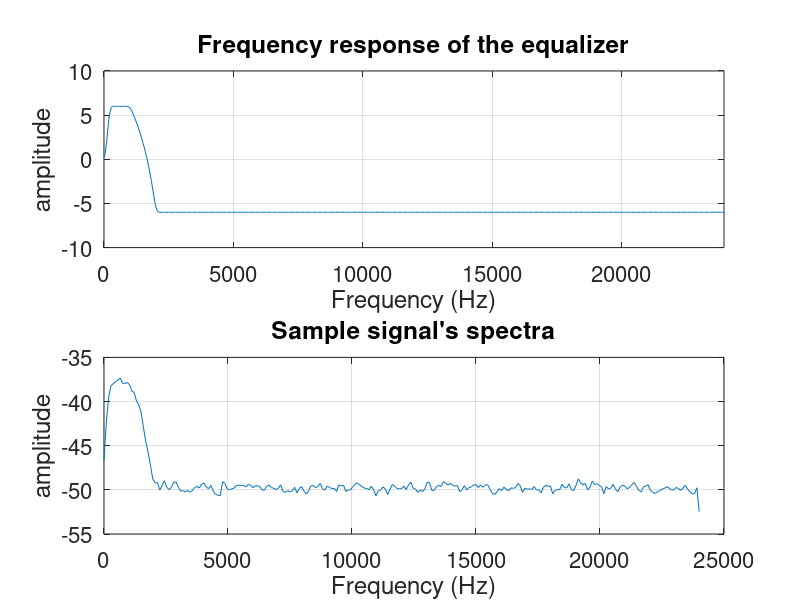
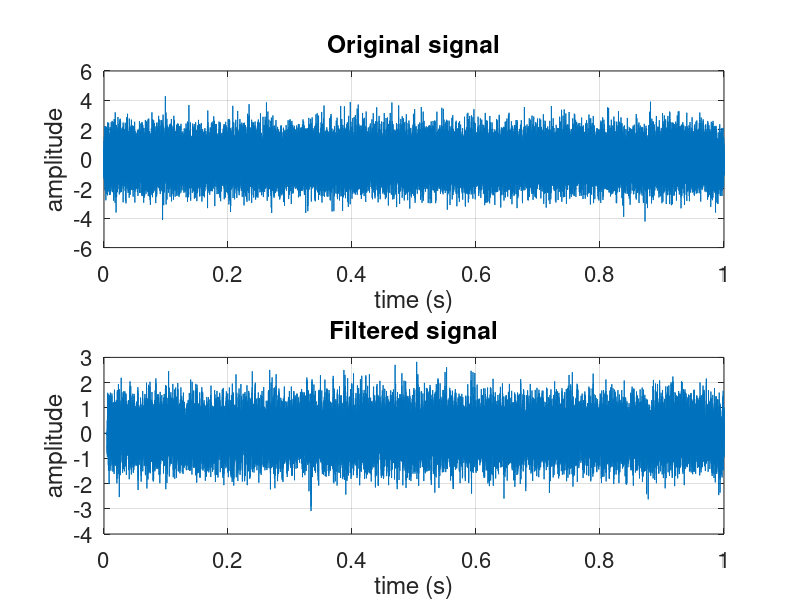

MATLAB code for these plots, in order:
% test_linear_phase_equalizer_design.m
% Design and visualize a linear phase equalizer filter
% 
%   Reza Sameni, 2024
%   The Open-Source Electrophysiological Toolbox
%   https://github.com/alphanumericslab/OSET

% Context: let's say we have a signal with spectrum S_source(f), which we
% want to equalize to a target spectrum S_target(f). From stochastic
% process theory, this can be achived with a filter with squared magnitude
% response: |H(f)|^2 = S_target(f)./S_source(f). The following can be
% performed to design the filter's magnitude response |H(f)|:

% Clear the environment
clear; close all; clc;

fs = 48000; % Sampling frequency in Hz

% Step 1: define the desired frequency response (by visualizing |H(f)|)

% Normalized frequency bands (0 to Nyquist) - change these according to |H(f)|
f = [0 100 200 1000 2000 24000]/(fs/2);

% Desired amplitude response in each band - change these according to |H(f)|
% a = [1 1 2 2 0.5 0.5]; % in linear scale
a = 10.^([0 0 6 6 -6 -6] / 20); % in dB scale

% Step 2: design the filter
N = 500; % Filter order (change as per need)
% FIR filter coefficients using frequency sampling
b = fir2(N, f, a); 

[H, W] = freqz(b,1,512,fs); % the filter's frequency response

% Alternatively, using least squares FIR filter design
% b = firls(N, f, a);

% Step 3: apply the filter on sample signals

t = 0:1/fs:1-1/fs; % time vector

% Sine wave:
% x = sin(2*pi*500*t) + 0.5*sin(2*pi*1500*t); % Example signal with two frequencies (change as needed)

% Random input:
x = randn(1, length(t));

y = filter(b, 1, x); % Apply the equalizer

% Visualize the results
figure
subplot(211)
plot(W, 20*log10(abs(H)))
xlim([W(1), W(end)])
grid on
title('Frequency response of the equalizer')
xlabel('Frequency (Hz)')
ylabel('amplitude');
set(gca, 'fontsize', 16)

subplot(212)
[Pxx, Wxx] = pwelch(y, [], [], [], fs);
plot(Wxx, 10*log10(abs(Pxx)))
grid on
title('Sample signal''s spectra')
xlabel('Frequency (Hz)')
ylabel('amplitude');
set(gca, 'fontsize', 16)

figure; 
subplot(2,1,1)
plot(t, x)
title('Original signal')
xlabel('time (s)')
ylabel('amplitude')
grid 
set(gca, 'fontsize', 16)
subplot(2,1,2)
plot(t, y)
title('Filtered signal')
xlabel('time (s)')
ylabel('amplitude')
grid
set(gca, 'fontsize', 16)

